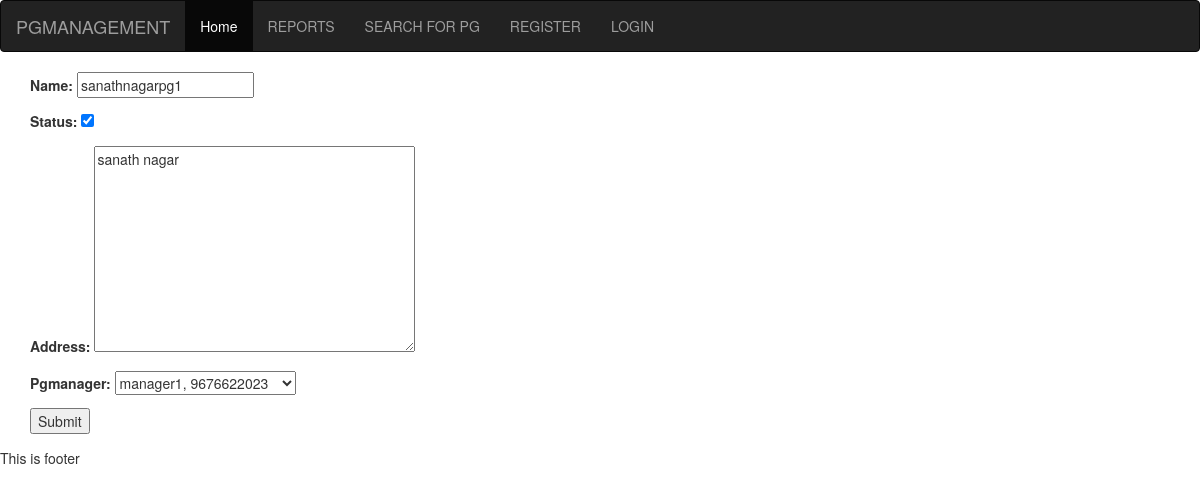
The app's page /pg_update/2/ with its own data.
### pgmanager/models.py (models this page shows)
class AbstractPGManager(models.Model):
	name=models.CharField(max_length=60,
		validators=[namevalidation])
	status = models.BooleanField(default=True)
	class Meta:
		abstract=True

class PG(AbstractPGManager):
	address=models.TextField(max_length=250)
	pgmanager=models.ForeignKey(PGManager,
		on_delete=models.PROTECT)
	class Meta:
		db_table="pg"

class PGManager(AbstractPGManager):
	gender_choices = [('M',"Male"),
						("F","Female")]
	gender=models.CharField(choices=gender_choices,
		max_length=2)
	cell = models.CharField(max_length=14,
		validators=[cellvalidation], unique=True)
	email = models.EmailField(unique=True)
	def __str__(self):
		return "%s, %s"%(self.name,self.cell)

### pgmanager/templates/pgmanager/pg_form.html (shortened to what this page needs)
{% extends 'pgmanager/base.html'%}
{% block content %}
<form method="post">
	{{ form.as_p}}
<input type="submit" name="">
</form>
{% endblock %}

### records on screen
PG: name "sanathnagarpg1", status "☑", address "sanath nagar", pgmanager "manager1, 9676622023"
